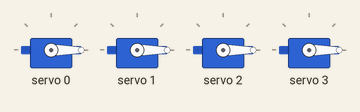
Recording of a sketch running on a simulated Arduino Uno, built with avr-gcc and run on an emulated ATmega328P. On the bench: 4 × servo.

Above: at 0.05 s.
At 2.5 s:
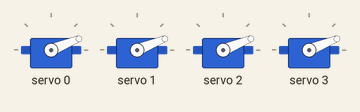
At 3.75 s:
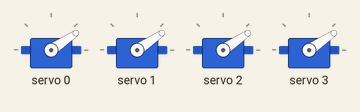
At 5.0 s:
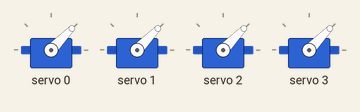
Timing chart, 0 to 6.5 s (numbered marks = the images above):
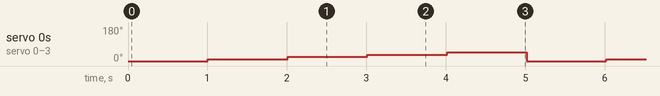

The sketch:

servo_test.ino
```cpp
#include "PWMHandler.cpp"

#define SERVOMIN  130 // this is the 'minimum' pulse length count (out of 4096)
#define SERVOMAX  640 // this is the 'maximum' pulse length count (out of 4096)
// absolute low is about 137, absolute high is around 600

#define NUM_SERVOS 4
#define NUM_POS 5

Adafruit_PWMServoDriver pwm;
ServoHandler *servos;
uint16_t *positions;

void setup() {

  servos = new ServoHandler[NUM_SERVOS] {
    ServoHandler(0, 0, &pwm),
    ServoHandler(0, 1, &pwm),
    ServoHandler(0, 2, &pwm),
    ServoHandler(0, 3, &pwm)
  };

  positions = new uint16_t[NUM_POS] {0, 30, 60, 90, 120};

  pwm = Adafruit_PWMServoDriver(0x40);
  pwm.begin();
  pwm.setPWMFreq(60);  // Analog servos run at ~60 Hz updates
}

void loop() {
  for (uint8_t i = 0; i < NUM_POS; ++i) {
    for (uint8_t j = 0; j < NUM_SERVOS; ++j) {
      servos[j].setOffsetPWM(positions[i]);
    }
    delay(1000);
  }
}
```

PWMHandler.cpp
```cpp
#include <Adafruit_PWMServoDriver.h>
#include "PWMTask.cpp"

class PWMHandler {
  private:
    uint16_t min_val;
    uint16_t max_val;
    uint16_t offset;
    uint8_t pin;
    Adafruit_PWMServoDriver *driver;
    PWMTask *root_task;
    PWMTask *current_task;

  protected:
    PWMHandler(uint16_t min_val, uint16_t max_val, uint16_t offset, uint8_t pin, Adafruit_PWMServoDriver *driver) {
      if (max_val > 4095) max_val = 4095;
      if (offset > max_val - min_val || min_val > max_val || pin > 15) return;
      this->min_val = min_val;
      this->max_val = max_val;
      this->offset = offset;
      this->pin = pin;
      this->driver = driver;
    }

  public:
    setOffsetPWM(uint16_t base_val) {
      base_val = min_val + offset + base_val;
      driver->setPWM(pin, 0, (base_val < max_val) ? base_val : max_val);
    }

    void appendTask(PWMTask *task) {
      if (!root_task) {
        root_task = task;
        current_task = task;
      } else {
        root_task->appendTask(task);
      }
    }

    void runTasks() {
      if (!current_task) {
        return;
      }
      setOffsetPWM(current_task->getPWMVal());
      if (current_task->isDone()) {
        current_task = current_task->getNext();
      }
    }

    void resetTask() {
      current_task = root_task;
      root_task->resetAll();
    }
};

class ServoHandler: public PWMHandler {
  public:
    ServoHandler(uint16_t offset, uint8_t pin, Adafruit_PWMServoDriver *driver) : PWMHandler(130, 640, offset, pin, driver) {}
};
```

PWMTask.cpp
```cpp
#include <Timer.h>

#include <stdlib.h>
#include <stdint.h>

class PWMTask {
  private:
    bool (*trigger)(void);
    uint16_t current;
    uint16_t target;
    uint16_t step_size;

    Timer t;
    long wait_time;
    bool done;

    PWMTask *next;

    void setDone() {done = true;}
  public:
    PWMTask(bool (*trigger)(), uint16_t target, uint16_t step_size, long wait_time) {
      this->trigger = trigger;
      this->target = target;
      this->step_size = step_size;
      this->wait_time = wait_time;
      done = false;
    }
    void startAt(uint16_t current) {
      this->current = current;
    }
    uint16_t getPWMVal() {
      if ((trigger || trigger()) && target != current) {
          if (abs(target - current) <= abs(step_size)) {
            current = target;
            t.after(wait_time, trigger);
          } else {
            current += step_size * (current < target) ? 1 : -1;
          }
        }
      return current;
    }
    bool isDone() {
      return done;
    }
    PWMTask *getNext() {
      return next;
    }
    void appendTask(PWMTask *task) {
      if (next) next->appendTask(task);
      else next = task;
    }
    void resetAll() {
      current = 0;
      done = false;
      if (next) next->resetAll();
    }
};
```

Measured:
- by itself, servo 0–3: repeats every 5.0 s: 22° 1.0 s, 34° 1.0 s, 46° 1.0 s, 0° 1.0 s, 10° 1.0 s
